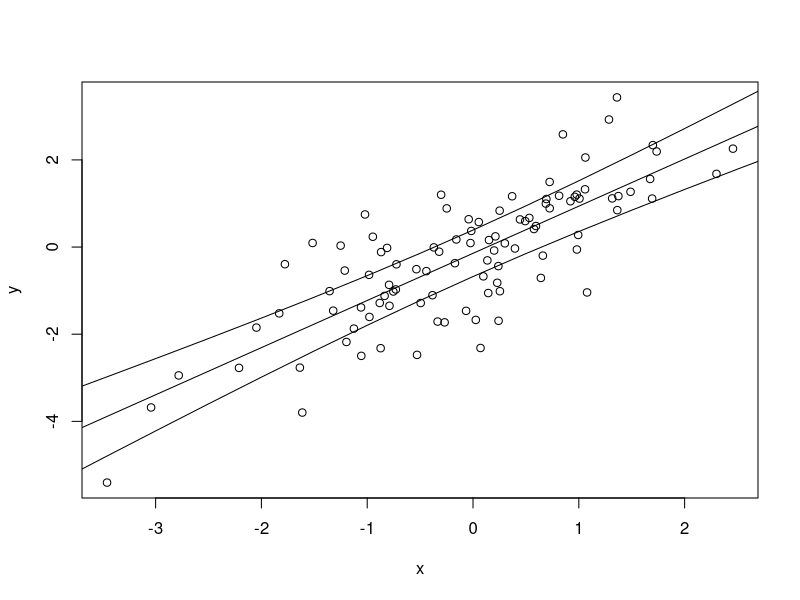

This figure's R source:


x=rnorm(100)
y=x+rnorm(length(x),sd=1)
confidence.level=.99


mod.lm=lm(y~x)
#### CALCOLO VARIANZA RESIDUA MODELLI
residual.error=sqrt(deviance(mod.lm)/df.residual(mod.lm))
residual.error=sqrt(sum(resid(mod.lm)^2)/df.residual(mod.lm))



dat=data.frame(x=x,y=y)


xref=seq(-4,4,0.5)
conf=qt(confidence.level, mod.lm$df.residual)*residual.error*sqrt((1/length(xref))+(((xref-mean(x))^2)/sum((xref-mean(x))^2)))

ymean=predict(mod.lm, newdata=list(x=seq(-4,4,1)))

conf.upper=predict(mod.lm, newdata=list(x=xref))+conf
conf.lower=predict(mod.lm, newdata=list(x=xref))-conf

plot(x,y)
lines(xref,conf.upper)
lines(xref,conf.lower)
abline(mod.lm)





